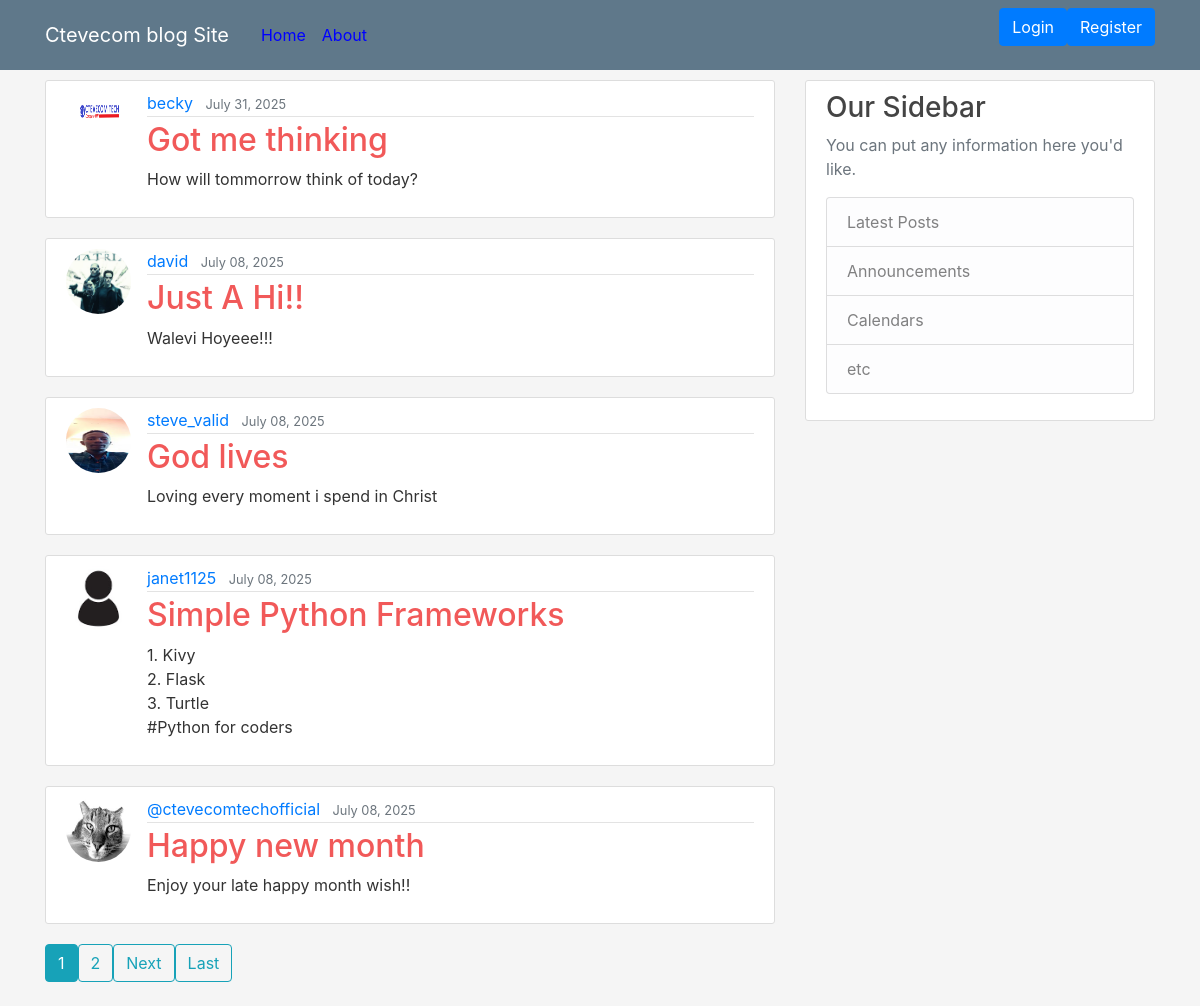
Screenshot of /blog/ with the database file from the repository.
### blog/models.py (models this page shows, shortened)
class Post(models.Model):
    title = models.CharField(max_length=100)
    content = models.TextField()
    date_posted = models.DateTimeField(default=timezone.now)
    author = models.ForeignKey(User, on_delete=models.CASCADE)

### users/models.py (models this page shows, shortened)
class Profile(models.Model):
    user = models.OneToOneField(User, on_delete=models.CASCADE)
    image = models.ImageField(default='default.jpeg', upload_to='profile_pics')

### blog/views.py (the view)
# urls.py: path('', PostListView.as_view(), name='blog-home'),
class PostListView(ListView):
    model = Post
    template_name = 'blog/home.html' # <app>/<model>_<viewtype>.html
    context_object_name = 'posts'
    ordering = ['-date_posted']
    paginate_by = 5

### blog/templates/blog/home.html (shortened to what this page needs)
{% extends "blog/base.html" %}
{% block content %}
  {% for post in posts %}
    <article class="media content-section">
      <img class=" rounded-circle article-img" src="{{ post.author.profile.image.url }}" alt="">
      <div class="media-body">
        <div class="article-metadata">
          <a class="mr-2" href="{% url 'user-posts' post.author.username %}">{{ post.author }}</a>
          <small class="text-muted">{{ post.date_posted|date:"F d, Y" }}</small>
        </div>
        <h2><a class="article-title" href="{% url 'post-detail' post.id %}">{{ post.title }}</a></h2>
        <p class="article-content">{{ post.content }}</p>
      </div>
    </article>
  {% endfor %}
{% if is_paginated %}
  <div class="pagination">
    {% for num in page_obj.paginator.page_range %}
      {% if page_obj.number == num %}
        <a class="btn btn-info mb-4" href="?page={{ num }}">{{ num }}</a>
      {% elif num >= page_obj.number|add:'-2' and num <= page_obj.number|add:'2' %}
        <a class="btn btn-outline-info mb-4" href="?page={{ num }}">{{ num }}</a>
      {% endif %}
    {% endfor %}
    {% if page_obj.has_next %}
      <a class="btn btn-outline-info mb-4" href="?page={{ page_obj.next_page_number }}">Next</a>
      <a class="btn btn-outline-info mb-4" href="?page={{ page_obj.paginator.num_pages }}">Last</a>
    {% endif %}
  </div>
{% endif %}
{% endblock content %}

### blog/templates/blog/base.html (shortened to what this page needs)
{% load static %}
<!DOCTYPE html>
<html lang="en">
<head>
    <link rel="stylesheet" href="https://cdn.jsdelivr.net/npm/bootstrap@4.0.0/dist/css/bootstrap.min.css">
    <link rel="stylesheet" href="{% static 'blog/main.css' %}">
</head>
<body>
    <header class="site-header">
    <nav class="navbar navbar-expand-md navbar-dark bg-steel fixed-top">
        <div class="container">
        <a class="navbar-brand mr-4 d-flex align-items-center" href="{% url 'blog-home' %}">
            Ctevecom blog Site
        </a>
        <div class="collapse navbar-collapse" id="navbarToggle">
            <div class="navbar-nav mr-auto">
            <a class="nav-item nav-link" href="{% url 'blog-home' %}">Home</a>
            <a class="nav-item nav-link" href="{% url 'blog-about' %}">About</a>
            </div>
            <div class="navbar-nav">
            {% if user.is_authenticated %}
                <a class="btn btn-primary mb-3" href="{% url 'post-create' %}">New Post</a>
                <a class="btn btn-primary mb-3" href="{% url 'profile' %}">profile</a>
                <form method="POST" action="{% url 'logout' %}">
                    {% csrf_token %}
                    <button type="submit" class="btn btn-danger mb-3">Logout</button>
                </form>
            {% else %}
                <a class="btn btn-primary mb-3" href="{% url 'login' %}">Login</a>
                <a class="btn btn-primary mb-3" href="{% url 'register' %}">Register</a>
            {% endif %}
            </div>
        </div>
        </div>
    </nav>
    </header>
    <main role="main" class="container">
    <div class="row">
        <div class="col-md-8">
        {% block content %}{% endblock %}
        </div>
        <div class="col-md-4">
        <div class="content-section">
            <h3>Our Sidebar</h3>
            <p class='text-muted'>You can put any information here you'd like.
            <ul class="list-group">
                <li class="list-group-item list-group-item-light">Latest Posts</li>
                <li class="list-group-item list-group-item-light">Announcements</li>
                <li class="list-group-item list-group-item-light">Calendars</li>
                <li class="list-group-item list-group-item-light">etc</li>
            </ul>
            </p>
        </div>
        </div>
    </div>
    </main>
</body>
</html>

### blog/static/blog/main.css (style rules this page uses)
body { background: whitesmoke; color: #333333; margin-top: 5rem; }
h1, h2, h3, h4, h5, h6 { color: #444444; }
ul { margin: 0; }
.bg-steel { background-color: #5f788a; }
.site-header .navbar-nav .nav-link { color: blue; }
.content-section { background: #ffffff; padding: 10px 20px; border: 1px solid #dddddd; border-radius: 3px; margin-bottom: 20px; }
.article-title { color: rgb(241, 89, 89); }
.article-content { white-space: pre-line; }
.article-img { height: 65px; width: 65px; margin-right: 16px; }
.article-metadata { padding-bottom: 1px; margin-bottom: 4px; border-bottom: 1px solid #e3e3e3 }

### rows the page displays
Post: author.profile.image (picture), author "becky", date_posted "July 31, 2025", title "Got me thinking", content "How will tommorrow think of today?"
Post: author.profile.image (picture), author "david", date_posted "July 08, 2025", title "Just A Hi!!", content "Walevi Hoyeee!!!"
Post: author.profile.image (picture), author "steve_valid", date_posted "July 08, 2025", title "God lives", content "Loving every moment i spend in Christ"
Post: author.profile.image (placeholder picture), author "janet1125", date_posted "July 08, 2025", title "Simple Python Frameworks", content "1. Kivy 2. Flask 3. Turtle #Python for coders"
Post: author.profile.image (picture), author "@ctevecomtechofficial", date_posted "July 08, 2025", title "Happy new month", content "Enjoy your late happy month wish!!"

### other values shown
{{ num }} "1"
{{ num }} "2"
